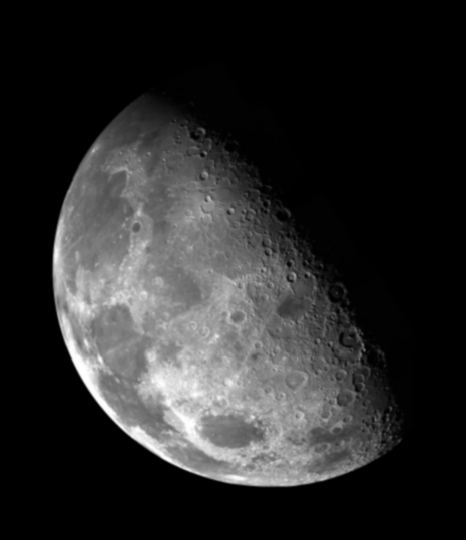
%> input picture myworkspace/picture_analyse_4/Fig0458(a)(blurry_moon).tif, 466 x 540 px
$ octave ex0420_laplacian.m   (GNU Octave 9; MATLAB toolbox functions it lacks are replaced by stand-ins)
%> lines starting %> are read from the running program, lines starting %| are printed output that depends on the picture
%ex0420_laplacian
f = imread('..\data\Fig0458(a)(blurry_moon).tif');
%> f is the input picture: size 540x466 uint8; min 0, max 254, mean 42.7
f = im2double(f);
%> f: size 540x466 double
[M,N] = size(f);
%> M = 540; N = 466
P = max(2*[M N]);% Padding size.
%> P = 1080
F = fftshift(fft2(f,P,P));

[DX, DY] = meshgrid(1:P);
H = -4*pi*pi * ((DX-P/2-1).^2 + (DY-P/2-1).^2);
G1 = H.*F;
g1 = real(ifft2(ifftshift(G1)));
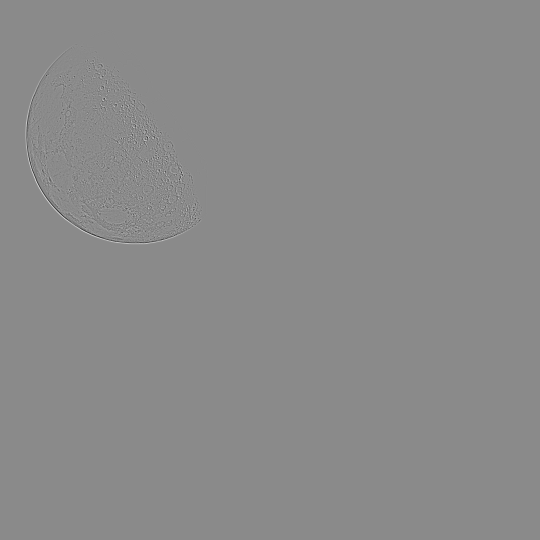
%> g1: size 1080x1080 double (shown at 1/2 size); min -583084, max 491205.5, mean 0; drawn with min black and max white
g1 = g1(1:M,1:N);
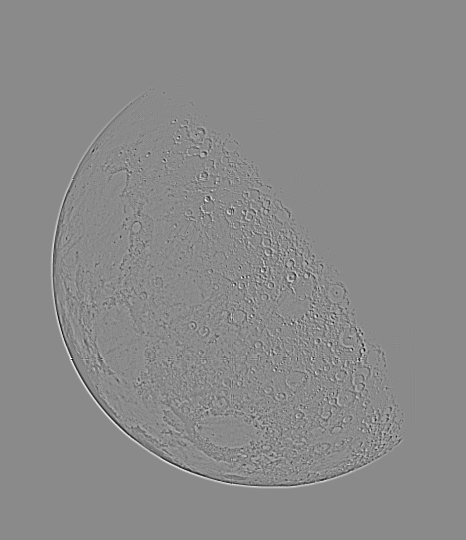
%> g1: size 540x466 double; min -583084, max 491205.5, mean 0; drawn with min black and max white
g = f - g1/max(g1(:));
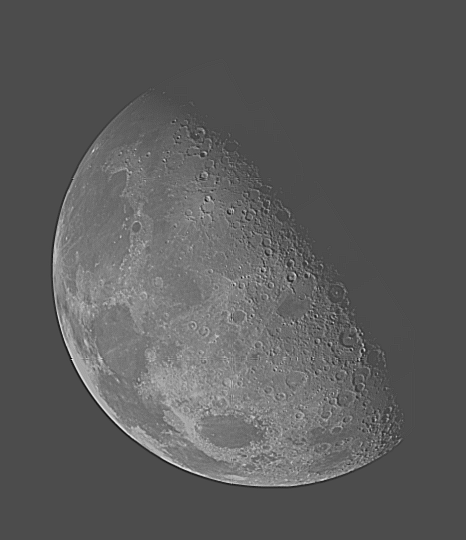
%> g: size 540x466 double; min -0.855, max 1.99, mean 0.167; drawn with min black and max white

close all
figure(1),imshow(f,[]);
figure(2),imshow(log(1+abs(F)),[]);
%> after `imshow(log(1+abs(F)),[])`:
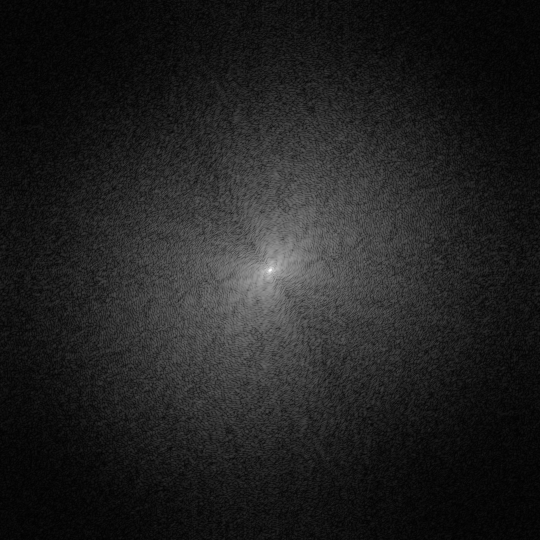
%> displayed picture: size 1080x1080, on the screen's scale of 0 to 255 (shown at 1/2 size); min 0, max 255, mean 32.7
figure(3),mesh(H(1:5:end,1:5:end)),colormap('jet');
%> after `colormap('jet')`:
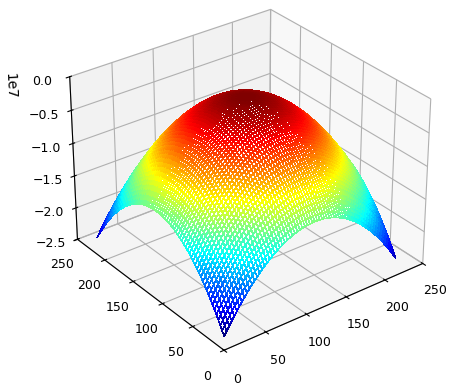
%> figure redrawn from the program's plot data
figure(4),imshow(H,[]);
figure(5),imshow(log(1+abs(G1)),[]);
%> after `imshow(log(1+abs(G1)),[])`:
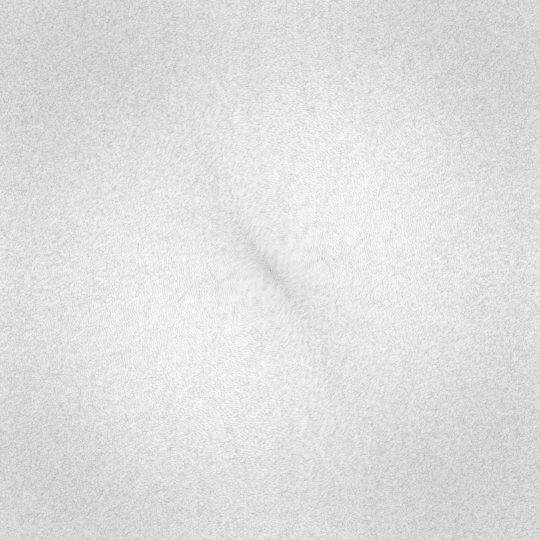
%> displayed picture: size 1080x1080, on the screen's scale of 0 to 255 (shown at 1/2 size); min 0, max 255, mean 223.3
figure(6),imshow(g1,[]);
figure(7),imshow(g,[]);
